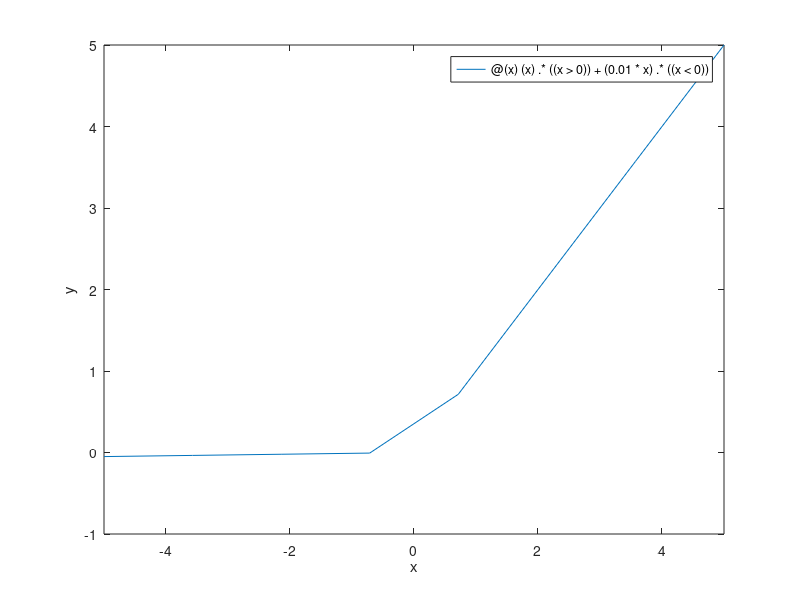

Write the MATLAB code that produced this figure.
%Leaky ReLU function
x = -10:0.01:10;
y = @(x) (x).*((x > 0)) + (0.01 * x).*((x < 0)) ;
fplot(y);
xlabel('x');
ylabel('y');
